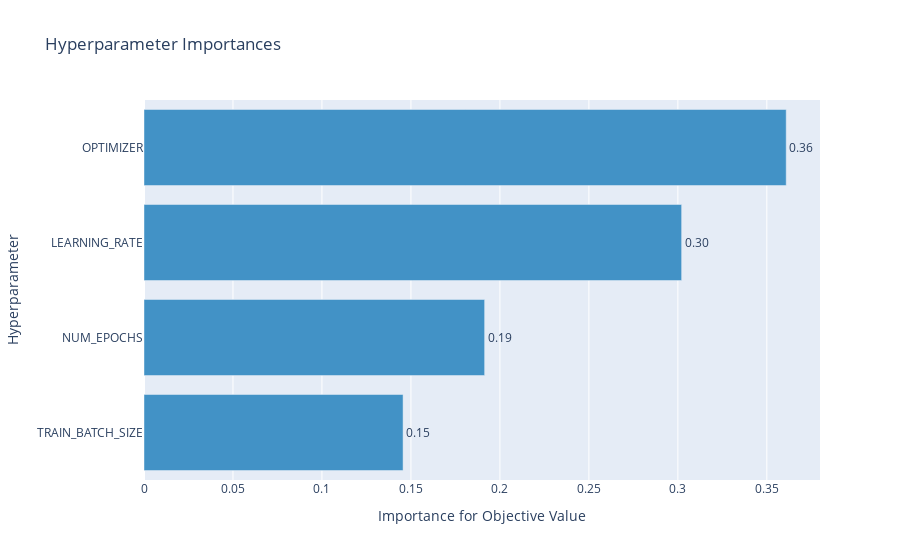

The notebook cell this image was saved under:
### Markdown cell above
### Which hyper-parameters were important and how did they influence your results?
> From the results of the hyper parameter tuning we can summarize and visualize in the plot below that for our network, **values by the optimizer and the values of learning_rate had significance importance on our objective value (accuracy of the model)**. Adam was able to display good results and contributed well in the accuracy value along with the learning rate 0.001 that too within 10 epochs, using this setting we were able to reach more than **99.964** percent accuracy.

### Code cell
plot_param_importances(analysis_study)

### Figure 1 — Plotly figure (JSON) as saved in the notebook; plotly's stock layout.template omitted (floating-point values rounded to 4 significant figures)
{"data": [{"cliponaxis": false, "hovertemplate": ["TRAIN_BATCH_SIZE (CategoricalDistribution): 0.1455820871532381<extra></extra>", "NUM_EPOCHS (CategoricalDistribution): 0.19141283604119605<extra></extra>", "LEARNING_RATE (LogUniformDistribution): 0.30212553173786577<extra></extra>", "OPTIMIZER (CategoricalDistribution): 0.36087954506770004<extra></extra>"], "marker": {"color": "rgb(66,146,198)"}, "orientation": "h", "text": ["0.1455820871532381", "0.19141283604119605", "0.30212553173786577", "0.36087954506770004"], "textposition": "outside", "texttemplate": "%{text:.2f}", "type": "bar", "x": [0.1456, 0.1914, 0.3021, 0.3609], "y": ["TRAIN_BATCH_SIZE", "NUM_EPOCHS", "LEARNING_RATE", "OPTIMIZER"]}], "layout": {"autosize": true, "showlegend": false, "title": {"text": "Hyperparameter Importances"}, "xaxis": {"autorange": true, "range": [0, 0.3799], "title": {"text": "Importance for Objective Value"}, "type": "linear"}, "yaxis": {"autorange": true, "range": [-0.5, 3.5], "title": {"text": "Hyperparameter"}, "type": "category"}}}
